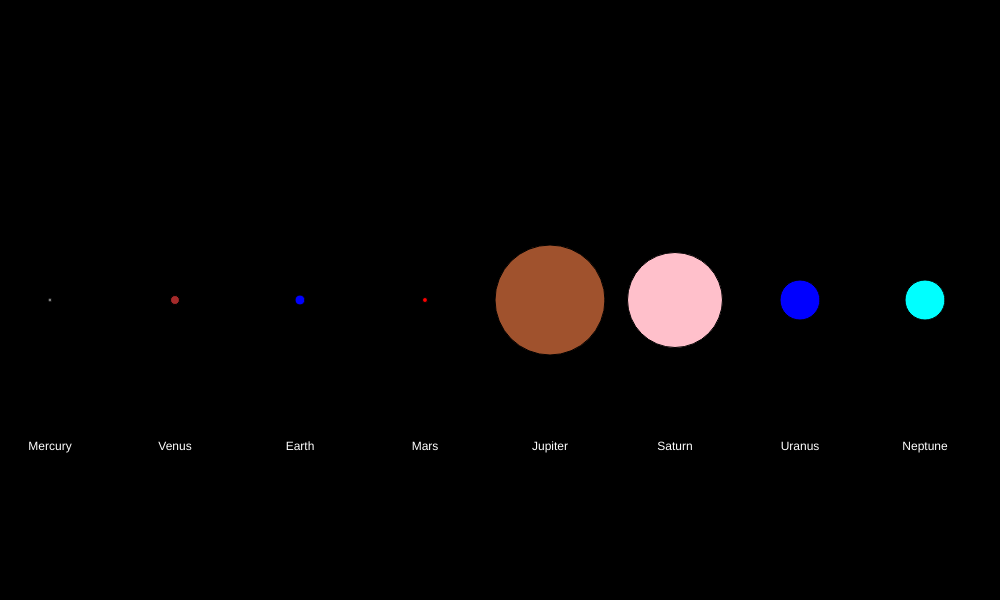
Frame 1 (no input)
Frame 60 (no input): identical to frame 1, image omitted
Frame 120 (the mouse pressed at the canvas centre since frame 60): identical to frame 1, image omitted

The p5.js sketch that drew this single still picture (run headless with seeded random() and noise() and a simulated clock; from frame 60 on, the mouse is pressed at the canvas centre):

// p5.js sketch
// ── sketch.js
var sizes = [4, 9, 10, 5, 110, 95, 40, 40];
var names = ["Mercury", "Venus", "Earth", "Mars", "Jupiter", "Saturn", "Uranus", "Neptune"];
var colours = ["grey", "brown", "blue", "red", "sienna", "pink", "blue", "cyan"];

/* if you want to create array of all properties
var planets = [
	{
		size: 4,
		name: "Mercury"
		colours: "grey"
	},

	{
		size: 9,
		name: "Venus",
		colour: "brown"
	}
	
]
*/

function setup()
{
	createCanvas(1000, 600);
}



function draw()
{
	background(0);
	textAlign(CENTER);
	fill(255);

	for(var i = 0; i < 8; i++){
		fill(colours[i]);
		ellipse(50+ i*125, height/2, sizes[i]);
		fill(255);
		text(names[i], 50 + i*125, height/2 + 150); 
	}
	
	/*
	background(0);
	textAlign(CENTER);
	fill(255);

	fill(colours[0]);
	ellipse(50, height / 2, sizes[0]);
	fill(255);
	text(names[0], 50, height / 2 + 150);

	fill(colours[1]);
	ellipse(175, height / 2, sizes[1]);
	fill(255);
	text(names[1], 175, height / 2 + 150);

	fill(colours[2]);
	ellipse(300, height / 2, sizes[2]);
	fill(255);
	text(names[2], 300, height / 2 + 150);

	fill(colours[3]);
	ellipse(425, height / 2, sizes[3]);
	fill(255);
	text(names[3], 425, height / 2 + 150);

	fill(colours[4]);
	ellipse(550, height / 2, sizes[4]);
	fill(255);
	text(names[4], 550, height / 2 + 150);

	fill(colours[5]);
	ellipse(675, height / 2, sizes[5]);
	fill(255);
	text(names[5], 675, height / 2 + 150);

	fill(colours[6]);
	ellipse(800, height / 2, sizes[6]);
	fill(255);
	text(names[6], 800, height / 2 + 150);

	fill(colours[7]);
	ellipse(925, height / 2, sizes[7]);
	fill(255);
	text(names[7], 925, height / 2 + 150);
	*/
}
